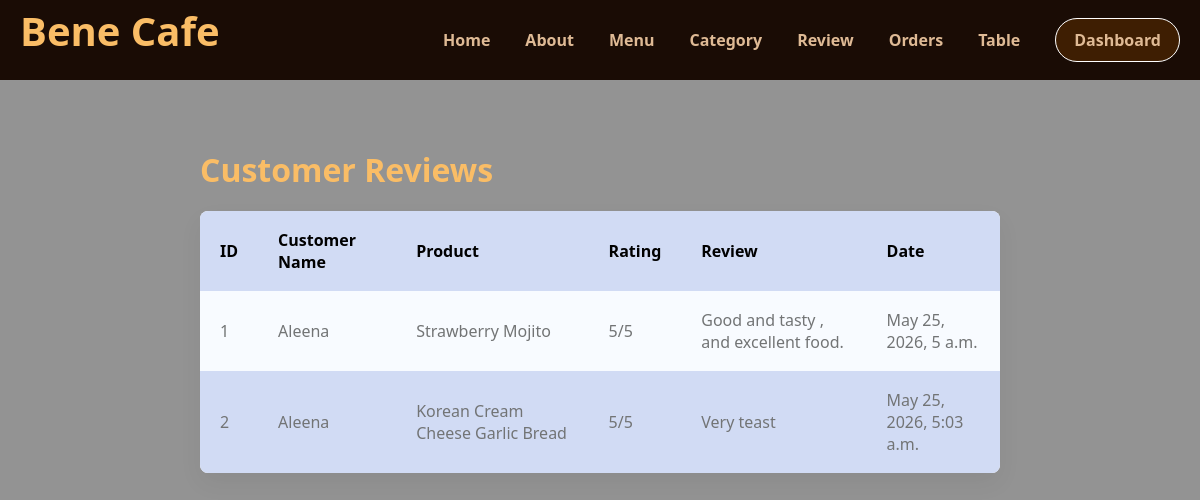
/a_view_review/, run on the app's committed database.
### cafe_app/models.py (models this page shows, shortened)
class Review(models.Model):
    customer_name = models.CharField(max_length=100)
    product = models.ForeignKey(
        Product,
        on_delete=models.CASCADE
    )
    rating = models.IntegerField(
        validators=[
            MinValueValidator(1),
            MaxValueValidator(5)
        ]
    )
    comment = models.TextField()
    created_at = models.DateTimeField(auto_now_add=True)

class Product(models.Model):
    category = models.ForeignKey(
        Category,
        on_delete=models.CASCADE
    )
    name = models.CharField(max_length=200)
    price = models.DecimalField(
        max_digits=10,
        decimal_places=2
    )
    description = models.TextField()
    photo = models.ImageField(upload_to='products/')
    is_available = models.BooleanField(default=True)
    created_at = models.DateTimeField(auto_now_add=True)

### cafe_app/views.py (the view)
# urls.py: path('a_view_review/', views.a_view_review, name='a_view_review'),
def a_view_review(request):
    reviews = Review.objects.all()
    return render(request, 'c_admin/a_view_review.html', { 'reviews': reviews })

### cafe_app/context_processors.py (called while the page is built, shortened)
def cart_count(request):
    count = 0
    return {
        'cart_count': count
    }

### templates/c_admin/a_view_review.html (shortened to what this page needs)
    {% load static %}
<!DOCTYPE html>
<html lang="en">
<head>
         <link rel="stylesheet" href="{% static 'css/c_admin/view_cat.css' %}">
</head>
<body>
                    {% include 'nav.html' %}
 <div class="main_content">
<div class="vie_category">
    <h1>Customer Reviews</h1>
        <div class="ctg_table">
    {% if reviews %}
    <table>
        <tr>
            <th>ID</th>
            <th>Customer Name</th>
            <th>Product</th>
            <th>Rating</th>
            <th>Review</th>
            <th>Date</th>
        </tr>
        {% for i in reviews %}
        <tr>
            <td>{{ i.id }}</td>
            <td>{{ i.customer_name }}</td>
            <td>{{ i.product.name }}</td>
            <td>{{ i.rating }}/5</td>
            <td>{{ i.comment }}</td>
            <td>{{ i.created_at }}</td>
        </tr>
        {% endfor %}
    </table>
    {% else %}
    <h2 style="text-align:center;">No Reviews Found</h2>
    {% endif %}
        </div></div></div>
</body>
</html>

### static/css/c_admin/view_cat.css (style rules this page uses)
body { margin: 0; min-height: 100vh; background-image: url("https://images.unsplash.com/photo-1453614512568-c4024d13c247?fm=jpg&q=60&w=3000&auto=format&fit=crop&ixlib=rb-4.1.0&ixid=M3wxMjA3fDB8MHxzZWFyY2h8Mnx8Y29mZmVlJTIwc2hvcHxlbnwwfHwwfHx8MA%3D%3D") ; font-family: 'Segoe UI', Tahoma, Geneva, Verdana, sans-serif; display: flex; justify-content: center; padding: 40px; }
body::after { content: ""; position: fixed; inset: 0; background: rgba(0, 0, 0, 0.425); z-index: -1; }
.vie_category { width: 100%; max-width: 800px; transform: translateY(-150px); }
h1 { color: #fabd66; margin-bottom: 20px; }
.ctg_table { background: white; border-radius: 8px; overflow: hidden; box-shadow: 0 10px 25px rgba(0, 0, 0, 0.05); }
table { width: 100%; border-collapse: collapse; text-align: left; }
th, td { padding: 18px 20px; }
tbody tr:nth-child(even) { background-color: #f8fbff; }
td { color: #727475; font-weight: 500; }
.main_content { margin-top: 120px; width: 100%; display: flex; justify-content: center; align-items: center; }

### static/css/nav_bar.css (style rules this page uses)
* { margin: 0; padding: 0; box-sizing: border-box; }

### templates/c_admin/a_view_review.html (style rules this page uses)
tr { background-color: rgb(209, 219, 244); }

### data on the page
Review: id "1", customer_name "Aleena", product.name "Strawberry Mojito", rating "5", comment "Good and tasty , and excellent food.", created_at "May 25, 2026, 5 a.m."
Review: id "2", customer_name "Aleena", product.name "Korean Cream Cheese Garlic Bread", rating "5", comment "Very teast", created_at "May 25, 2026, 5:03 a.m."
